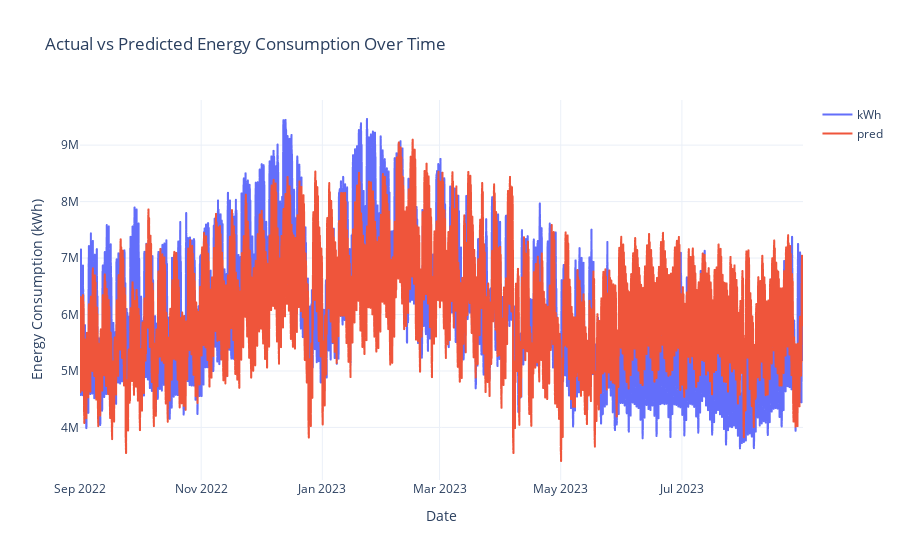

Notebook cell for this chart:
### Code cell
# Create the figure with step lines for both actual and predicted values
fig = px.line(
    val_preds,
    x="datetime",
    y=["kWh", "pred"],
    labels={
        "datetime": "Date",
        "value": "Energy Consumption (kWh)",
        "variable": "Series",
    },
    title="Actual vs Predicted Energy Consumption Over Time",
    line_shape="hv",  # Set line shape to horizontal-vertical for step chart
)

# Customize the layout
fig.update_layout(
    template="plotly_white",
    legend=dict(title=""),
    xaxis_title="Date",
    yaxis_title="Energy Consumption (kWh)",
)

# Show the figure
fig.show()

### Figure 1 — Plotly figure (JSON) as saved in the notebook; plotly's stock layout.template omitted (floating-point values rounded to 4 significant figures; data arrays with more than 128 entries replaced by an {"elided": "..."} marker saying what was removed)
{"data": [{"hovertemplate": "Series=kWh<br>Date=%{x}<br>Energy Consumption (kWh)=%{y}<extra></extra>", "legendgroup": "kWh", "line": {"color": "#636efa", "dash": "solid", "shape": "hv"}, "marker": {"symbol": "circle"}, "mode": "lines", "name": "kWh", "showlegend": true, "type": "scattergl", "x": {"elided": "8736 str values"}, "xaxis": "x", "y": {"elided": "8736 float values"}, "yaxis": "y"}, {"hovertemplate": "Series=pred<br>Date=%{x}<br>Energy Consumption (kWh)=%{y}<extra></extra>", "legendgroup": "pred", "line": {"color": "#EF553B", "dash": "solid", "shape": "hv"}, "marker": {"symbol": "circle"}, "mode": "lines", "name": "pred", "showlegend": true, "type": "scattergl", "x": {"elided": "8736 str values"}, "xaxis": "x", "y": {"elided": "8736 float values"}, "yaxis": "y"}], "layout": {"legend": {"title": {"text": ""}, "tracegroupgap": 0}, "title": {"text": "Actual vs Predicted Energy Consumption Over Time"}, "xaxis": {"anchor": "y", "domain": [0, 1], "title": {"text": "Date"}}, "yaxis": {"anchor": "x", "domain": [0, 1], "title": {"text": "Energy Consumption (kWh)"}}}}
